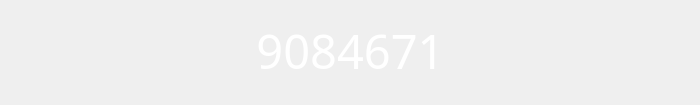
<?xml version="1.0" encoding="UTF-8"?>
<ui version="4.0">
 <class>Dialog</class>
 <widget class="QDialog" name="Dialog">
  <property name="geometry">
   <rect>
    <x>0</x>
    <y>0</y>
    <width>700</width>
    <height>105</height>
   </rect>
  </property>
  <property name="minimumSize">
   <size>
    <width>700</width>
    <height>105</height>
   </size>
  </property>
  <property name="maximumSize">
   <size>
    <width>700</width>
    <height>105</height>
   </size>
  </property>
  <property name="baseSize">
   <size>
    <width>0</width>
    <height>2</height>
   </size>
  </property>
  <property name="windowTitle">
   <string>Dialog</string>
  </property>
  <property name="styleSheet">
   <string notr="true">background:url(&quot;icons_new/telephone.jpg&quot;);
</string>
  </property>
  <widget class="QLabel" name="telephone">
   <property name="geometry">
    <rect>
     <x>10</x>
     <y>0</y>
     <width>681</width>
     <height>101</height>
    </rect>
   </property>
   <property name="styleSheet">
    <string notr="true">background:none;
border:none;
font-size:35pt;
font-family:Acme;
color:white;
</string>
   </property>
   <property name="text">
    <string>9084671</string>
   </property>
   <property name="alignment">
    <set>Qt::AlignmentFlag::AlignCenter</set>
   </property>
  </widget>
 </widget>
 <resources/>
 <connections/>
</ui>
